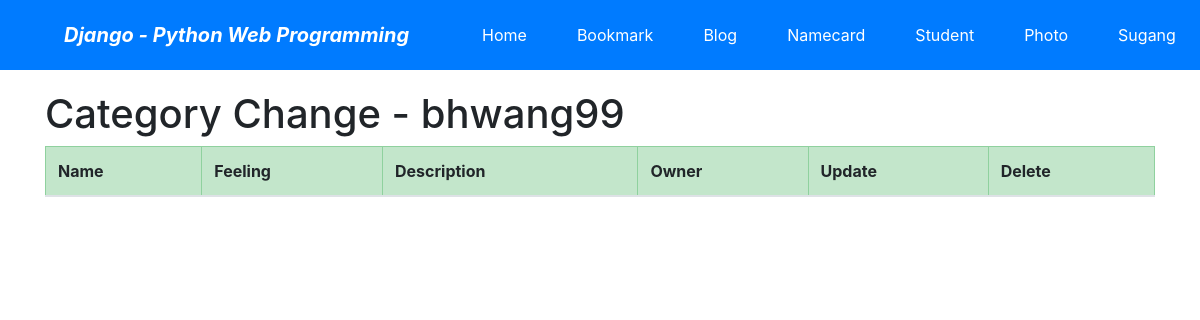
Before: /music/category/change/ (signed in) with the older database file.
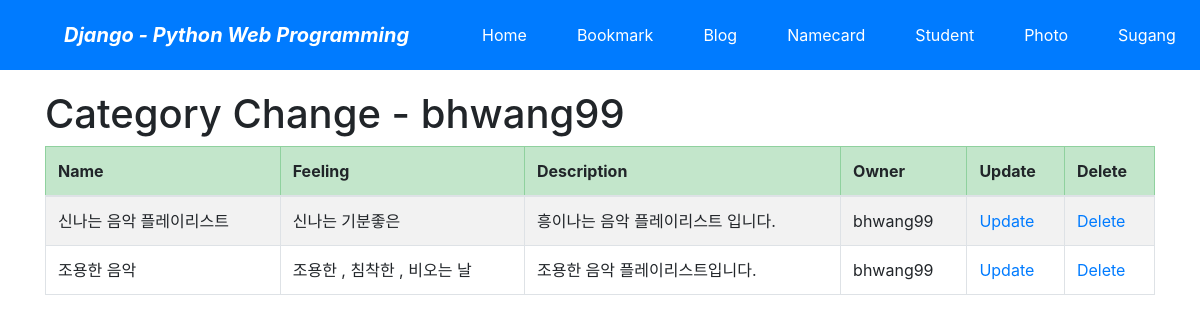
After: the same page with the newer database file.
### music/models.py (models this page shows, shortened)
class Category(models.Model): #음악 카테고리(앨범) 테이블 정의
    name = models.CharField('NAME', max_length=30)
    feeling = models.CharField('FEELING',max_length=30) # 카테고리의 느낌
    description = models.CharField('One Line Description', max_length=100, blank=True)
    owner = models.ForeignKey('auth.User', on_delete=models.CASCADE, verbose_name='OWNER', blank=True,null=True)  # contents edit위해 추가
    class Meta:
        ordering = ('name',)

### music/views.py (the view)
# urls.py: path('category/change/', views.CategoryChangeLV.as_view(), name='category_change'),
class CategoryChangeLV(LoginRequiredMixin, ListView):
    model = Category
    template_name = 'music/category_change_list.html'
    def get_queryset(self):
        return Category.objects.filter(owner=self.request.user)

### music/templates/music/category_change_list.html (shortened to what this page needs)
{% extends "base.html" %}
{% block content %}
    <h1>Category Change - {{user}}</h1>
    <table class="table table-striped table-bordered table-condensed">
        <thead>
        <tr class="table-success">
            <th>Name</th>
            <th>Feeling</th>
            <th>Description</th>
            <th>Owner</th>
            <th>Update</th>
            <th>Delete</th>
        </tr>
        </thead>
        <tbody>
        {% for item in object_list %}
        <tr>
            <td>{{ item.name }}</td>
            <td>{{ item.feeling }}</td>
            <td>{{ item.description }}</td>
            <td>{{ item.owner }}</td>
            <td><a href="{% url 'music:category_update' item.id %}">Update</a></td>
            <td><a href="{% url 'music:category_delete' item.id %}">Delete</a></td>
        </tr>
        {% endfor %}
        </tbody>
    </table>
{% endblock %}

Changed rows visible on the page:
added Category: name "신나는 음악 플레이리스트", feeling "신나는 기분좋은", description "흥이나는 음악 플레이리스트 입니다.", owner "bhwang99"
added Category: name "조용한 음악", feeling "조용한 , 침착한 , 비오는 날", description "조용한 음악 플레이리스트입니다.", owner "bhwang99"
